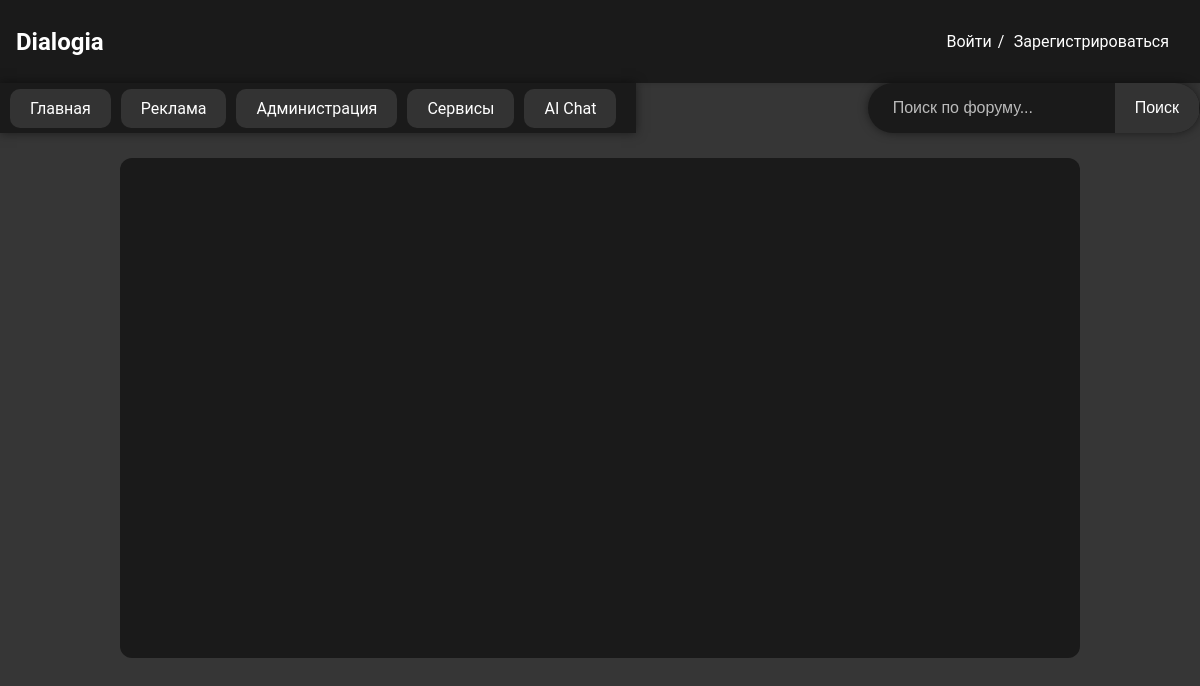
The app's page /forum/5, older data.
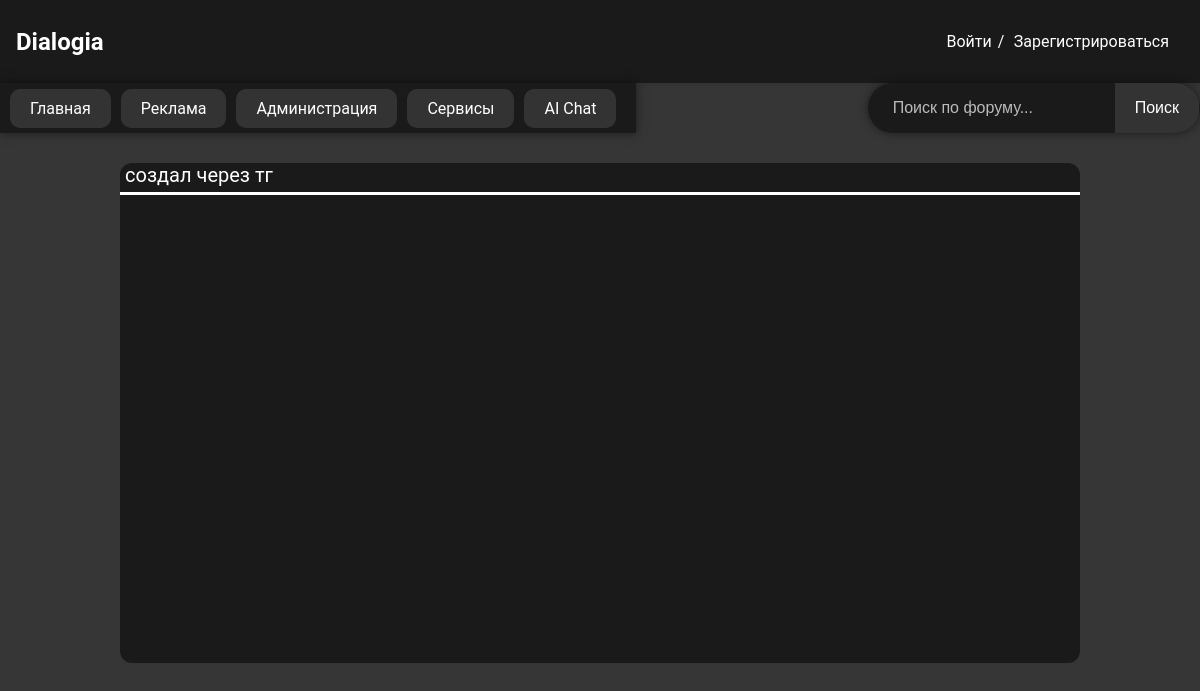
The same page, newer data.
### tables this page shows
CREATE TABLE threads (
        id INTEGER PRIMARY KEY,
        forum_id INTEGER NOT NULL,
        title TEXT NOT NULL,
        created_at DATETIME DEFAULT CURRENT_TIMESTAMP,
        FOREIGN KEY (forum_id) REFERENCES forums (id)
        );

### main.py (the view)
@app.route('/forum/<int:forum_id>')
def forum(forum_id):
    update_online()
    conn = sqlite3.connect("db.db")
    cursor = conn.cursor()
    cursor.execute('PRAGMA table_info(forums)')
    cursor.execute('SELECT * FROM forums WHERE id=?', (forum_id,))
    forum_data = cursor.fetchone()
    cursor.execute('SELECT * FROM threads WHERE forum_id=?', (forum_id,))
    threads = cursor.fetchall()
    conn.close()
    if forum_data is None:
        return 'Форум не найден'
    else:
        return render_template('forum.html', forum=forum_data, threads=threads)

### main.py (called while the page is built)
def update_online():
    if 'username' in session:
        conn = sqlite3.connect('db.db')
        cursor = conn.cursor()
        cursor.execute('UPDATE users SET last_online=CURRENT_TIMESTAMP WHERE login=?', (session['username'],))
        conn.commit()
        conn.close()

@app.context_processor
def inject_user():
    user = None
    if 'user_id' in session:
        user = session['username']
    return dict(user=user)

### templates/forum.html (shortened to what this page needs)
<!doctype html>
<html lang="ru">
<head>
    <link rel="stylesheet" href="/static/css/header.css">
    <link rel="stylesheet" href="/static/css/style.css">
</head>
<body>
{% include 'header.html' %}
<div class="forums_box">
    {% for thread in threads %}
        <a href="{{ url_for('thread', thread_id=thread[0]) }}">
            <div class="threadname-text">{{ thread[2] }}</div>
        </a>
    {% endfor %}
</div>
</body>
</html>

Row changes from the older to the newer data that the page shows:
added threads: title "создал через тг"
